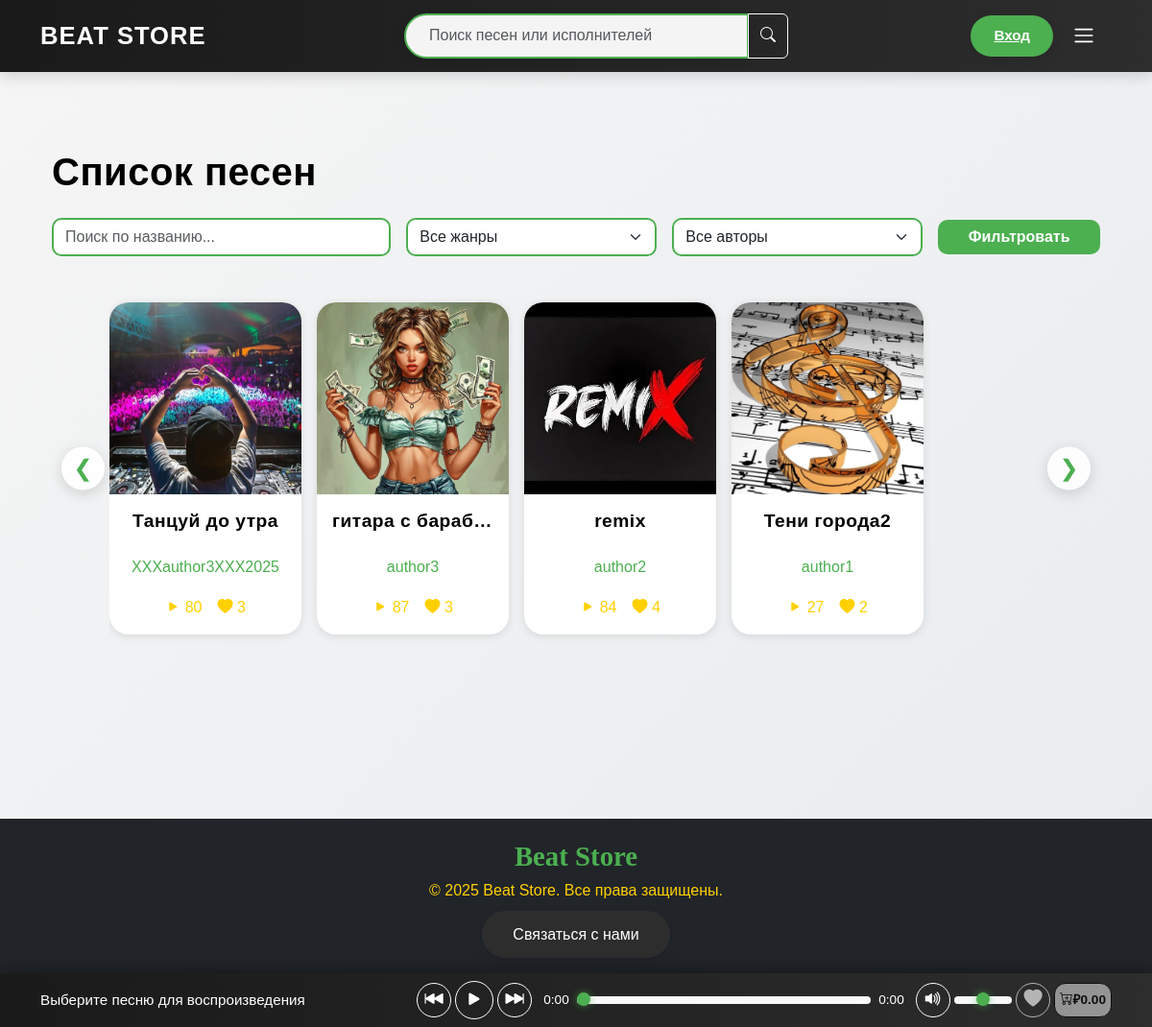
The app's page /music/ with its own data.
### store/models.py (models this page shows, shortened)
class Song(models.Model):
    title = models.CharField(max_length=100, verbose_name='Название')
    path = models.FileField(upload_to='songs/', verbose_name='Файл')
    cover = models.ImageField(upload_to='covers/', null=True, blank=True, verbose_name='Обложка')
    likes = models.ManyToManyField(
        User,
        related_name='liked_songs',
        blank=True,
        verbose_name='Лайки'
    )
    author = models.ForeignKey(
        User,
        on_delete=models.CASCADE,
        related_name='songs',
        verbose_name='Автор'
    )
    genre = models.ForeignKey(
        Genre,
        on_delete=models.SET_NULL,
        null=True,
        blank=True,
        verbose_name='Жанр'
    )
    price = models.DecimalField(
        max_digits=8,
        decimal_places=2,
        default=0.00,
        verbose_name='Цена'
    )
    total_plays = models.PositiveIntegerField(default=0, verbose_name='Количество прослушиваний')
    created_at = models.DateTimeField(auto_now_add=True, verbose_name='Дата создания')
    @property
    def total_likes(self):
        return self.likes.count()
    class Meta:
        verbose_name = 'Песня'
        verbose_name_plural = 'Песни'
        ordering = ['-created_at']
        indexes = [
            models.Index(fields=['created_at']),
            models.Index(fields=['total_plays']),
            models.Index(fields=['author', 'created_at']),
        ]

class User(AbstractUser):
    email = models.EmailField(unique=True, verbose_name='Электронная почта')
    balance = models.DecimalField(max_digits=10, decimal_places=2, default=0.00, verbose_name='Баланс')
    class Meta:
        verbose_name = 'Пользователь'
        verbose_name_plural = 'Пользователи'
        indexes = [models.Index(fields=['username', 'email'])]

### store/views.py (the view)
# urls.py: path('music/', views.music_list, name='music_list'),
def music_list(request):
    songs = Song.objects.all().order_by('-created_at')
    genres = Genre.objects.all()
    authors = Profile.objects.filter(user__songs__isnull=False).select_related('user').distinct()
    genre_id = request.GET.get('genre')
    search_query = request.GET.get('search')
    author_id = request.GET.get('author')
    if genre_id:
        songs = songs.filter(genre_id=genre_id)
    if search_query:
        songs = songs.filter(title__icontains=search_query) | songs.filter(author__username__icontains=search_query)
    if author_id:
        songs = songs.filter(author_id=author_id)
    paginator = Paginator(songs, 12)
    page_number = request.GET.get('page')
    page_obj = paginator.get_page(page_number)
    songs_json = [
        {
            'id': song.id,
            'path': song.path.url,
            'title': song.title,
            'author': song.author.username,
            'total_likes': song.total_likes,
            'price': float(song.price),
            'total_plays': song.total_plays,
            'cover': song.cover.url if song.cover else '/static/images/default_cover.jpg'
        }
        for song in songs
    ]
    context = {
        'page_obj': page_obj,
        'genres': genres,
        'authors': authors,
        'selected_genre': genre_id,
        'selected_author': author_id,
        'search_query': search_query,
        'songs_json': json.dumps(songs_json, ensure_ascii=False),
    }
    return render(request, 'store/music_list.html', context)

### store/templates/store/music_list.html (shortened to what this page needs)
{% extends 'store/base.html' %}
{% load static %}
{% block extra_css %}
    <link href="https://cdn.jsdelivr.net/npm/bootstrap-icons@1.10.5/font/bootstrap-icons.css" rel="stylesheet">
    <link rel="stylesheet" href="{% static 'css/music_list.css' %}">
{% endblock %}
{% block content %}
    <div class="container my-4">
        <h1>Список песен</h1>
        <form method="get" class="filter-form mb-4">
            <div class="row g-3 align-items-center">
                <div class="col-md-4">
                    <input type="text" name="search" class="form-control" placeholder="Поиск по названию..." value="{{ search_query|default_if_none:'' }}" aria-label="Поиск">
                </div>
                <div class="col-md-3">
                    <select name="genre" class="form-select" aria-label="Жанр">
                        <option value="">Все жанры</option>
                    </select>
                </div>
                <div class="col-md-3">
                    <select name="author" class="form-select" aria-label="Автор">
                        <option value="">Все авторы</option>
                    </select>
                </div>
                <div class="col-md-2">
                    <button type="submit" class="btn btn-primary w-100">Фильтровать</button>
                </div>
            </div>
        </form>
        <section class="category">
            <div class="songs-container position-relative">
                <button class="scroll-button left" onclick="scrollSongs('left', 'song-list')" aria-label="Прокрутить влево">❮</button>
                <div class="songs" id="song-list">
                    {% for song in page_obj %}
                        <div class="song-item" data-song-id="{{ song.id }}">
                            <div class="song-image-container">
                            </div>
                            <div class="song-info">
                                <h3 class="song-title">{{ song.title }}</h3>
                                <p class="song-author">
                                    <a href="{% url 'store:profile' song.author.username %}" class="song-author-link">{{ song.author.username }}</a>
                                </p>
                                <div class="song-stats">
                                    <span id="plays-count-{{ song.id }}"><i class="bi bi-play-fill"></i> {{ song.total_plays }}</span>
                                    <span><i class="bi bi-heart-fill"></i> {{ song.total_likes }}</span>
                                </div>
                            </div>
                        </div>
                    {% empty %}
                        <div class="song-item text-center">
                            <p>Песен не найдено.</p>
                        </div>
                    {% endfor %}
                </div>
                <button class="scroll-button right" onclick="scrollSongs('right', 'song-list')" aria-label="Прокрутить вправо">❯</button>
            </div>
        </section>
    </div>
{% endblock %}

### static/css/style.css (style rules this page uses)
:root { --footer-bg: #1a1a1a; --primary-color: #4CAF50; --dark-bg: #1a1a1a; --light-bg: #f5f5f5; --text-dark: #000000; --text-light: #ffffff; --close-button-color: #ffffff; --transition: all 0.3s ease; --shadow-sm: 0 2px 10px rgba(0, 0, 0, 0.1); --shadow-md: 0 4px 15px rgba(0, 0, 0, 0.15); --like-color: rgb(255, 0, 0); --cart-color: #fefe02; --highlight-color: #ffffff; }
*, *::before, *::after { box-sizing: border-box; margin: 0; padding: 0; }
body { font-family: 'Montserrat', sans-serif; background: linear-gradient(135deg, var(--light-bg) 0%, #e8ecef 100%); color: var(--text-dark); line-height: 1.6; display: flex; flex-direction: column; min-height: 100vh; }
h1, h2, h3, h4, h5, h6 { font-family: 'Gill Sans', 'Gill Sans MT', Calibri, 'Trebuchet MS', sans-serif; color: var(--text-dark); margin-bottom: 1.5rem; font-weight: 700; letter-spacing: 0.5px; }
p, a, span, li { font-size: 1rem; color:#ffd000; font-weight: 400; }
.category { margin: 2rem 0; }
.songs-container { position: relative; user-select: none; padding: 0 60px; }
.songs { display: flex; overflow-x: auto; scrollbar-width: none; -ms-overflow-style: none; padding: 1rem 0; scroll-behavior: smooth; gap: 1rem; touch-action: pan-x; }
.song-item { flex: 0 0 200px; background: var(--text-light); border-radius: 20px; box-shadow: var(--shadow-sm); transition: var(--transition); cursor: pointer; overflow: hidden; touch-action: manipulation; }
.song-image-container { position: relative; width: 100%; padding-top: 100%; }
.song-info { padding: 1rem; text-align: center; }
.song-title { font-family: 'Montserrat', sans-serif; font-size: 1.2rem; font-weight: 700; white-space: nowrap; overflow: hidden; text-overflow: ellipsis; }
.song-author { font-family: 'Montserrat', sans-serif; font-size: 0.95rem; color: #666; white-space: nowrap; overflow: hidden; text-overflow: ellipsis; }
.song-author-link { color: var(--primary-color); text-decoration: none; transition: var(--transition); }
.scroll-button { position: absolute; top: 50%; transform: translateY(-50%); background: rgba(255, 255, 255, 0.9); color: var(--primary-color); width: 45px; height: 45px; box-shadow: var(--shadow-md); border: none; border-radius: 50%; font-size: 1.5rem; transition: var(--transition); z-index: 10; }
.scroll-button.left { left: 10px; }
.scroll-button.right { right: 10px; }

### records on screen
Song: title "Танцуй до утра", author.username "XXXauthor3XXX2025", total_plays "80", total_likes "3"
Song: title "гитара с бараб…", author.username "author3", total_plays "87", total_likes "3"
Song: title "remix", author.username "author2", total_plays "84", total_likes "4"
Song: title "Тени города2", author.username "author1", total_plays "27", total_likes "2"
